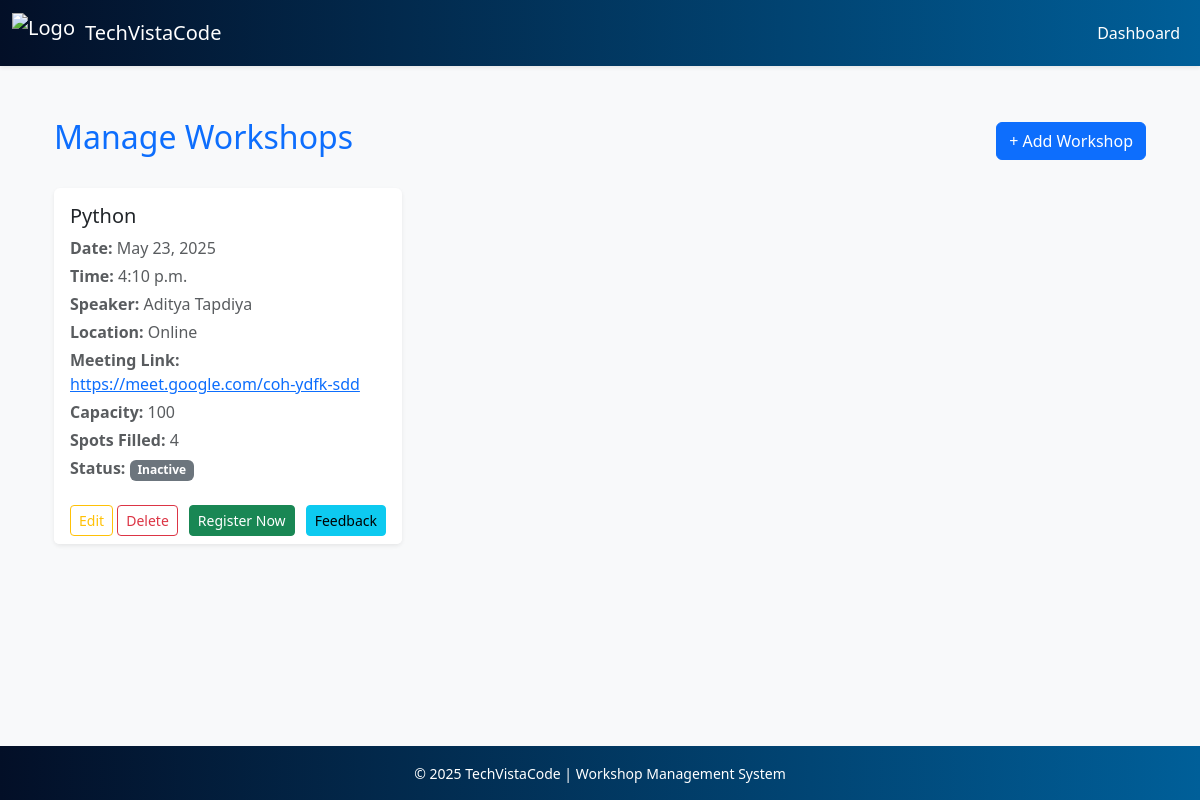
Page /workshops/ (signed in) on the earlier database version.
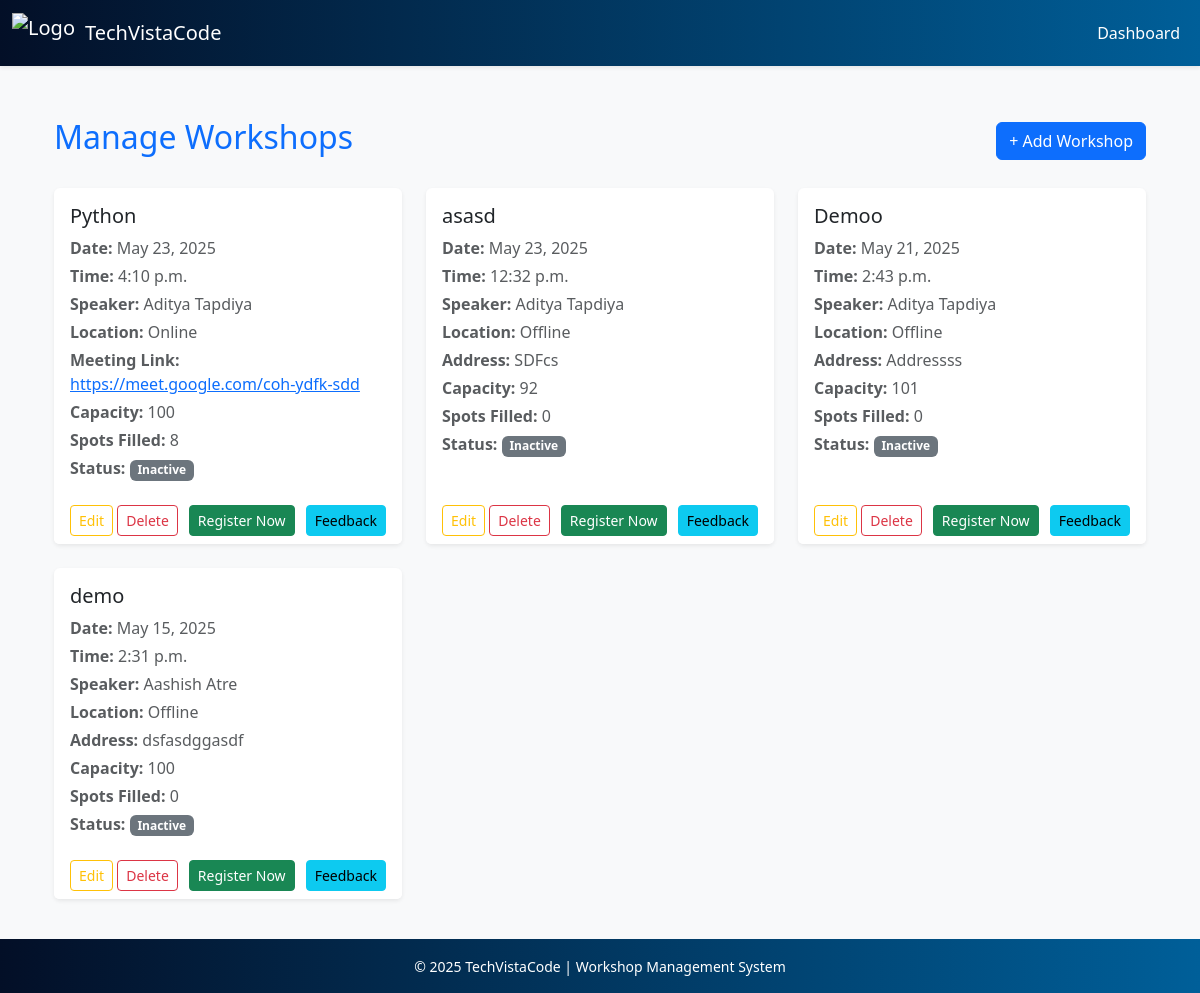
Same page on the later database version.
### main/models.py (models this page shows, shortened)
class Workshop(models.Model):
    LOCATION_CHOICES = [
        ('online', 'Online'),
        ('offline', 'Offline'),
    ]
    title = models.CharField(max_length=200)
    description = models.TextField()
    date = models.DateField()
    time = models.TimeField()
    duration = models.CharField(max_length=50)
    speaker = models.CharField(max_length=100)
    location = models.CharField(max_length=10, choices=LOCATION_CHOICES, default='offline')
    meeting_link = models.URLField(blank=True, null=True)
    address = models.TextField(blank=True, null=True)
    capacity = models.PositiveIntegerField()
    registration_deadline = models.DateField()
    is_active = models.BooleanField(default=True)

### main/views.py (the view)
@login_required
def manage_workshops(request):
    today = timezone.now().date()
    workshops = Workshop.objects.annotate(
        registration_count=Count('workshopregistration')
    ).order_by('-date')
    for workshop in workshops:
        workshop.is_active = workshop.date >= today
    return render(request, 'main/manage_workshops.html', {'workshops': workshops})

### main/templates/main/manage_workshops.html
{% extends "main/base.html" %}
{% block content %}
<div class="container mt-5">
    <div class="d-flex justify-content-between align-items-center mb-4">
        <h2 class="text-primary">Manage Workshops</h2>
        <a href="{% url 'add_workshop' %}" class="btn btn-primary">+ Add Workshop</a>
    </div>
    <div class="row">
        {% for workshop in workshops %}
        <div class="col-md-6 col-lg-4 mb-4">
            <div class="card h-100 shadow-sm border-0">
                <div class="card-body">
                    <h5 class="card-title text-dark">{{ workshop.title }}</h5>
                    <p class="card-text text-muted mb-1"><strong>Date:</strong> {{ workshop.date }}</p>
                    <p class="card-text text-muted mb-1"><strong>Time:</strong> {{ workshop.time }}</p>
                    <p class="card-text text-muted mb-1"><strong>Speaker:</strong> {{ workshop.speaker }}</p>
                    <p class="card-text text-muted mb-1"><strong>Location:</strong> {{ workshop.location|title }}</p>
                    {% if workshop.location == "online" %}
                        <p class="card-text text-muted mb-1">
                            <strong>Meeting Link:</strong> <a href="{{ workshop.meeting_link }}" target="_blank">{{ workshop.meeting_link }}</a>
                        </p>
                    {% else %}
                        <p class="card-text text-muted mb-1">
                            <strong>Address:</strong> {{ workshop.address }}
                        </p>
                    {% endif %}
                    <p class="card-text text-muted mb-1"><strong>Capacity:</strong> {{ workshop.capacity }}</p>
                    <p class="card-text text-muted mb-1"><strong>Spots Filled:</strong> {{ workshop.registration_count }}</p>
                    <p class="card-text text-muted">
                        <strong>Status:</strong>
                        {% if workshop.is_active %}
                            <span class="badge bg-success">Active</span>
                        {% else %}
                            <span class="badge bg-secondary">Inactive</span>
                        {% endif %}
                    </p>
                </div>
                <div class="card-footer bg-white border-0 d-flex justify-content-between align-items-center">
                    <div>
                        <a href="{% url 'edit_workshop' workshop.id %}" class="btn btn-sm btn-outline-warning">Edit</a>
                        <a href="{% url 'delete_workshop' workshop.id %}" class="btn btn-sm btn-outline-danger" onclick="return confirm('Are you sure?')">Delete</a>
                    </div>
                    <a href="{% url 'register_workshop' workshop.id %}" class="btn btn-sm btn-success">Register Now</a>
                    <a href="{% url 'workshop_feedback' workshop.id %}" class="btn btn-sm btn-info">Feedback</a>
                </div>
            </div>
        </div>
        {% empty %}
        <div class="col-12">
            <div class="alert alert-info text-center">
                No workshops available. <a href="{% url 'add_workshop' %}" class="alert-link">Add a new one</a>.
            </div>
        </div>
        {% endfor %}
    </div>
</div>
{% endblock %}

Differences in the rows shown:
changed Workshop "Python": registration_count "4" → "8"
added Workshop: title "asasd", date "May 23, 2025", time "12:32 p.m.", speaker "Aditya Tapdiya", location "Offline", address "SDFcs", capacity "92", registration_count "0", is_active "Inactive"
added Workshop: title "Demoo", date "May 21, 2025", time "2:43 p.m.", speaker "Aditya Tapdiya", location "Offline", address "Addressss", capacity "101", registration_count "0", is_active "Inactive"
added Workshop: title "demo", date "May 15, 2025", time "2:31 p.m.", speaker "Aashish Atre", location "Offline", address "dsfasdggasdf", capacity "100", registration_count "0", is_active "Inactive"
